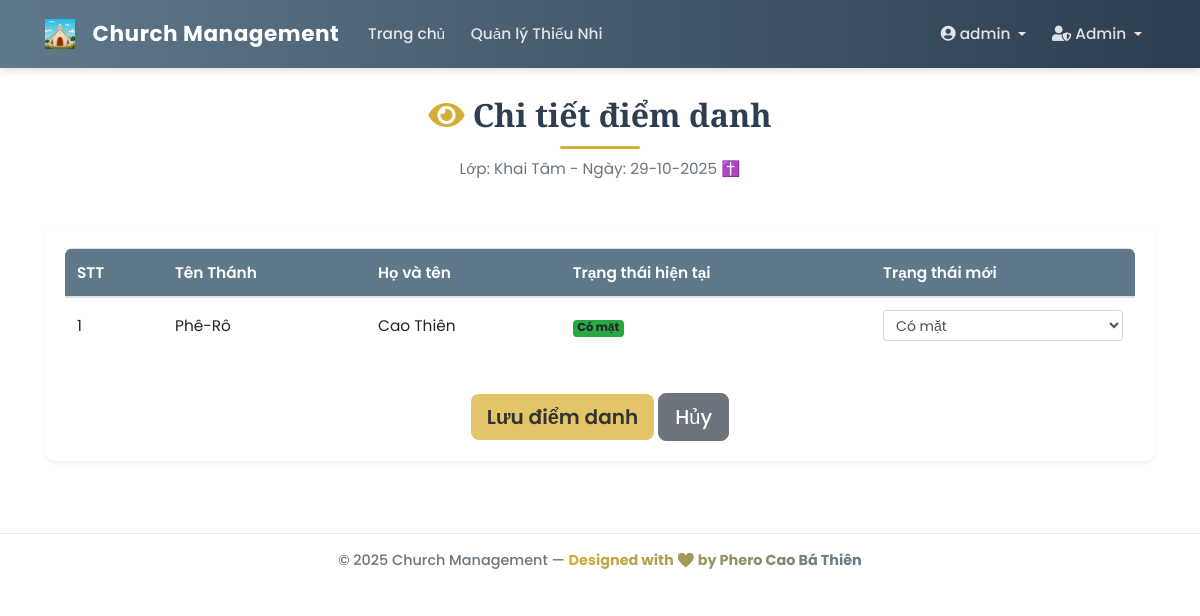
Page /class/1/attendance/2025-10-29 (signed in) on the earlier database version.
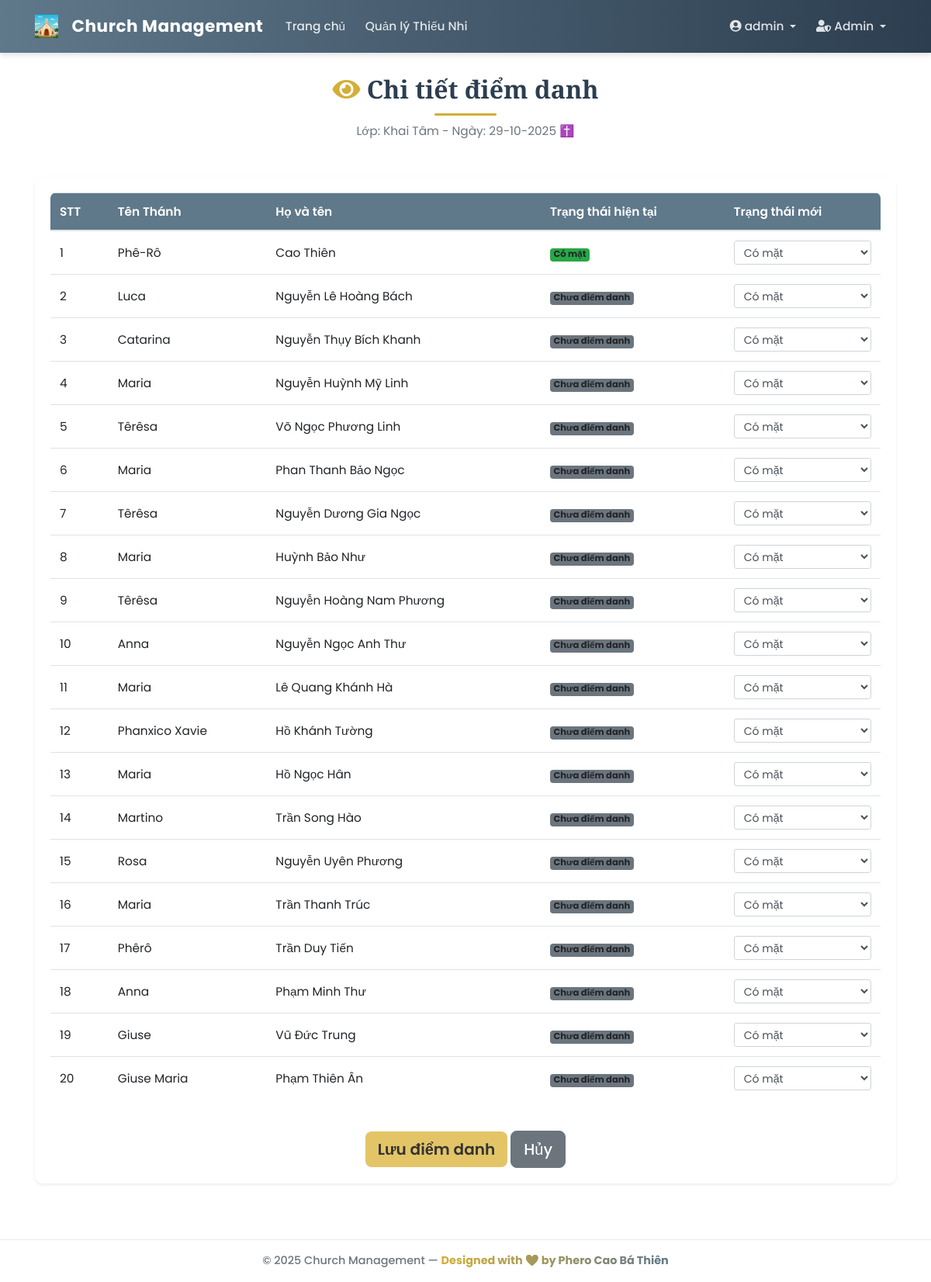
Same page on the later database version.
### app/models/student.py (models this page shows, shortened)
class Student(db.Model):
    __tablename__ = 'student'
    id = db.Column(db.Integer, primary_key=True)
    ten_thanh = db.Column(db.String(50), nullable=True) # Tên Thánh (Tùy chọn)
    full_name = db.Column(db.String(100), nullable=False) # Họ và Tên
    date_of_birth = db.Column(db.Date, nullable=False) # Ngày sinh
    gender = db.Column(db.String(10), nullable=False) # Giới tính ('Nam', 'Nữ')
    ho_ten_bo = db.Column(db.String(100), nullable=True)
    ho_ten_me = db.Column(db.String(100), nullable=True)
    sdt_phu_huynh = db.Column(db.String(15), nullable=True)
    class_id = db.Column(db.Integer, db.ForeignKey('class_model.id'), nullable=True)
    diem_mieng = db.Column(db.Float, nullable=True, default=0.0)
    diem_giua_ki_1 = db.Column(db.Float, nullable=True, default=0.0)
    diem_cuoi_ki_1 = db.Column(db.Float, nullable=True, default=0.0)
    diem_giua_ki_2 = db.Column(db.Float, nullable=True, default=0.0)
    diem_cuoi_ki_2 = db.Column(db.Float, nullable=True, default=0.0)

### app/controllers/attendance_controller.py (the view, shortened to what this page needs)
@attendance_bp.route('/class/<int:class_id>/attendance/<date_str>', methods=['GET', 'POST'])
@login_required
@permission_required_for_class(allow_guest=True)
def edit_attendance(class_id, date_str):
    if current_user.role == 'guest' and request.method == 'POST':
        flash('Bạn không có quyền chỉnh sửa điểm danh.', 'danger')
        abort(403)
    class_obj = ClassModel.query.get_or_404(class_id)
    students = class_obj.students.all()
    try:
        attendance_date = datetime.strptime(date_str, '%Y-%m-%d').date()
    except ValueError:
        flash('Ngày không hợp lệ!', 'danger')
        return redirect(url_for('main_routes.view_class', class_id=class_id))
    attendances = {att.student_id: att for att in Attendance.query.filter_by(
        class_id=class_id,
        date=attendance_date
    ).all()}
    form = BulkAttendanceForm()
    return render_template('attendance/edit_attendance.html',
                         title=f'Chỉnh sửa điểm danh {attendance_date.strftime("%d-%m-%Y")}',
                         form=form,
                         class_obj=class_obj,
                         students=students,
                         attendances=attendances,
                         attendance_date=attendance_date)

### app/forms.py
class BulkAttendanceForm(FlaskForm):
    submit = SubmitField('Lưu điểm danh')

### app/models/user.py (called while the page is built)
@login_manager.user_loader
def load_user(user_id):
    return User.query.get(int(user_id))

    def is_admin(self):
        return self.role == 'admin'

### app/templates/attendance/edit_attendance.html (shortened to what this page needs)
{% extends "base.html" %}
{% block content %}
<link rel="stylesheet" href="{{ url_for('static', filename='css/student_list.css') }}">
<div class="page-header text-center mb-5">
    <h1 class="page-title"><i class="fas fa-eye text-gold me-2"></i> Chi tiết điểm danh</h1>
    <p class="text-muted">Lớp: {{ class_obj.name }} - Ngày: {{ attendance_date.strftime('%d-%m-%Y') }} ✝️</p>
</div>
<div class="card shadow-sm">
    <div class="card-body">
        <form method="POST">
            <div class="table-responsive">
                <table class="table table-hover align-middle">
                    <thead class="table-gold">
                        <tr>
                            <th>STT</th>
                            <th>Tên Thánh</th>
                            <th>Họ và tên</th>
                            <th>Trạng thái hiện tại</th>
                            {% if current_user.is_admin() or current_user.is_leader() %}
                            <th>Trạng thái mới</th>
                            {% endif %}
                        </tr>
                    </thead>
                    <tbody>
                        {% for student in students %}
                        <tr>
                            <td>{{ loop.index }}</td>
                            <td>{{ student.ten_thanh or 'N/A' }}</td>
                            <td>{{ student.full_name }}</td>
                            <td>
                                {% set current_status = attendances.get(student.id, {}).status or 'Chưa điểm danh' %}
                                <span class="badge
                                    {% if current_status == 'present' %}bg-success
                                    {% elif current_status == 'absent' %}bg-danger
                                    {% elif current_status == 'late' %}bg-warning
                                    {% else %}bg-secondary{% endif %}">
                                    {% if current_status == 'present' %}Có mặt
                                    {% elif current_status == 'absent' %}Vắng mặt
                                    {% elif current_status == 'late' %}Đến muộn
                                    {% else %}{{ current_status }}{% endif %}
                                </span>
                            </td>
                            {% if current_user.is_admin() or current_user.is_leader() %}
                            <td>
                                <select name="status_{{ student.id }}" class="form-control form-control-sm">
                                    {% set current_status = attendances.get(student.id, {}).status or 'present' %}
                                    <option value="present" {% if current_status == 'present' %}selected{% endif %}>Có mặt</option>
                                </select>
                            </td>
                            {% endif %}
                        </tr>
                        {% else %}
                        <tr>
                            <td colspan="{% if current_user.is_admin() or current_user.is_leader() %}5{% else %}4{% endif %}" class="text-center text-muted py-4">
                                ⛪ Chưa có thiếu nhi nào trong lớp.
                            </td>
                        </tr>
                        {% endfor %}
                    </tbody>
                </table>
            </div>
            {% if current_user.is_admin() or current_user.is_leader() %}
            <div class="text-center mt-4">
                {{ form.submit(class="btn btn-success btn-lg") }}
                <a href="{{ url_for('main_routes.view_class', class_id=class_obj.id) }}" class="btn btn-secondary btn-lg ms-2">Hủy</a>
            </div>
            {% else %}
            <div class="text-center mt-4">
                <a href="{{ url_for('attendance.attendance_history', class_id=class_obj.id) }}" class="btn btn-primary btn-lg">Quay lại lịch sử</a>
            </div>
            {% endif %}
        </form>
    </div>
</div>
{% endblock content %}

Differences in the rows shown:
added Student: ten_thanh "Luca", full_name "Nguyễn Lê Hoàng Bách", current_status "Chưa điểm danh", id "Có mặt"
added Student: ten_thanh "Catarina", full_name "Nguyễn Thụy Bích Khanh", current_status "Chưa điểm danh", id "Có mặt"
added Student: ten_thanh "Maria", full_name "Nguyễn Huỳnh Mỹ Linh", current_status "Chưa điểm danh", id "Có mặt"
added Student: ten_thanh "Têrêsa", full_name "Võ Ngọc Phương Linh", current_status "Chưa điểm danh", id "Có mặt"
added Student: ten_thanh "Maria", full_name "Phan Thanh Bảo Ngọc", current_status "Chưa điểm danh", id "Có mặt"
added Student: ten_thanh "Têrêsa", full_name "Nguyễn Dương Gia Ngọc", current_status "Chưa điểm danh", id "Có mặt"
added Student: ten_thanh "Maria", full_name "Huỳnh Bảo Như", current_status "Chưa điểm danh", id "Có mặt"
added Student: ten_thanh "Têrêsa", full_name "Nguyễn Hoàng Nam Phương", current_status "Chưa điểm danh", id "Có mặt"
added Student: ten_thanh "Anna", full_name "Nguyễn Ngọc Anh Thư", current_status "Chưa điểm danh", id "Có mặt"
added Student: ten_thanh "Maria", full_name "Lê Quang Khánh Hà", current_status "Chưa điểm danh", id "Có mặt"
added Student: ten_thanh "Phanxico Xavie", full_name "Hồ Khánh Tường", current_status "Chưa điểm danh", id "Có mặt"
added Student: ten_thanh "Maria", full_name "Hồ Ngọc Hân", current_status "Chưa điểm danh", id "Có mặt"
added Student: ten_thanh "Martino", full_name "Trần Song Hào", current_status "Chưa điểm danh", id "Có mặt"
added Student: ten_thanh "Rosa", full_name "Nguyễn Uyên Phương", current_status "Chưa điểm danh", id "Có mặt"
added Student: ten_thanh "Maria", full_name "Trần Thanh Trúc", current_status "Chưa điểm danh", id "Có mặt"
added Student: ten_thanh "Phêrô", full_name "Trần Duy Tiến", current_status "Chưa điểm danh", id "Có mặt"
added Student: ten_thanh "Anna", full_name "Phạm Minh Thư", current_status "Chưa điểm danh", id "Có mặt"
added Student: ten_thanh "Giuse", full_name "Vũ Đức Trung", current_status "Chưa điểm danh", id "Có mặt"
added Student: ten_thanh "Giuse Maria", full_name "Phạm Thiên Ân", current_status "Chưa điểm danh", id "Có mặt"
